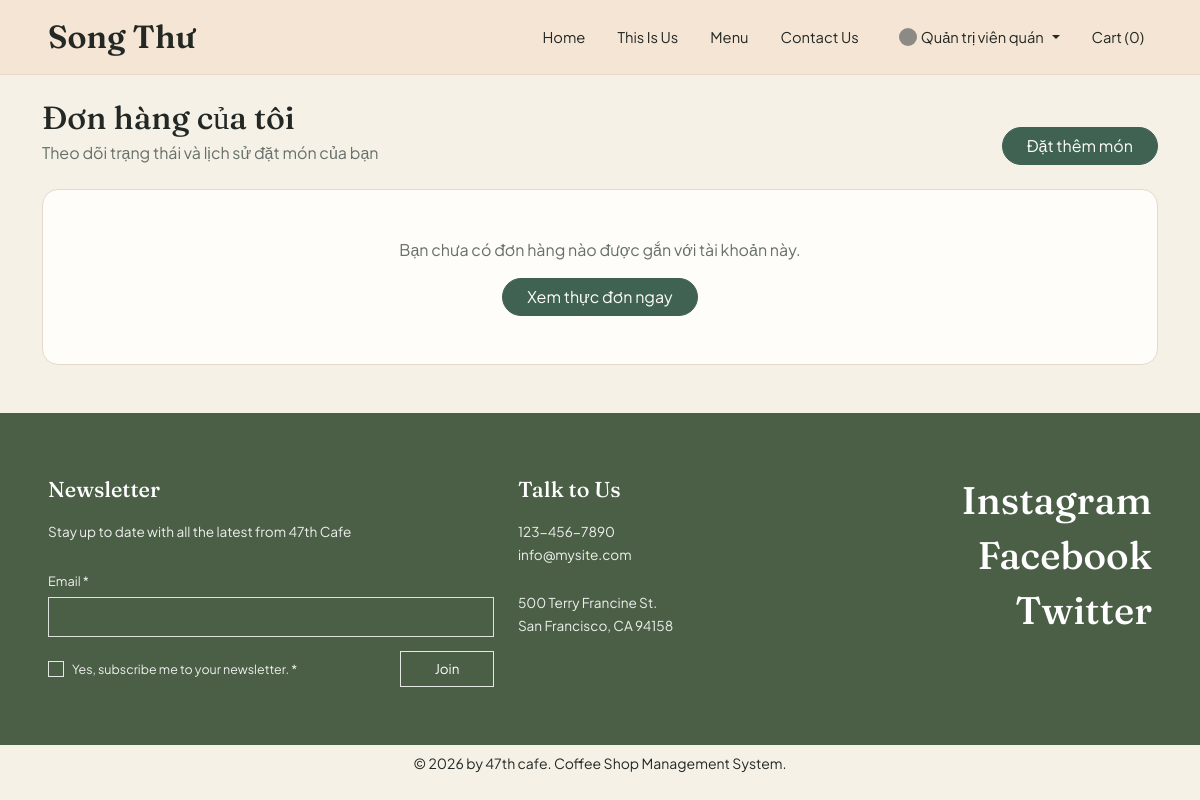
Page /?c=order&a=index (signed in) on the earlier database version.
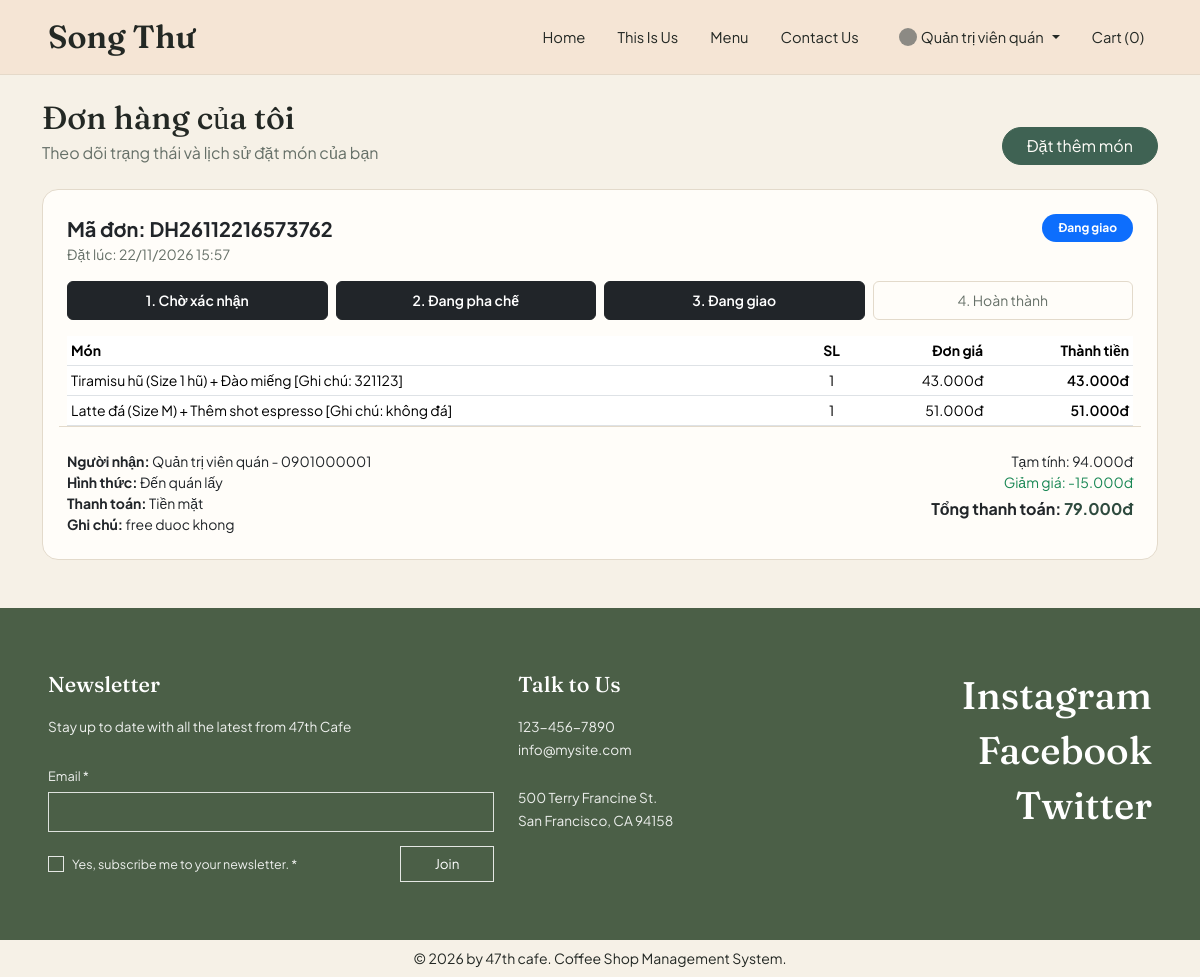
Same page on the later database version.
### tables this page shows
CREATE TABLE `don_hang` (
  `id` int(10) UNSIGNED NOT NULL,
  `ma_don_hang` varchar(30) NOT NULL,
  `nguoi_dung_id` int(10) UNSIGNED DEFAULT NULL,
  `ma_giam_gia_id` int(10) UNSIGNED DEFAULT NULL,
  `ten_nguoi_nhan` varchar(100) NOT NULL,
  `sdt_nguoi_nhan` varchar(20) NOT NULL,
  `hinh_thuc_nhan` enum('giao_tan_noi','den_quan_lay') NOT NULL DEFAULT 'giao_tan_noi',
  `dia_chi_giao` text DEFAULT NULL,
  `phuong_thuc_thanh_toan` enum('tien_mat','chuyen_khoan') NOT NULL DEFAULT 'tien_mat',
  `tam_tinh` decimal(12,2) NOT NULL DEFAULT 0.00,
  `tien_giam` decimal(12,2) NOT NULL DEFAULT 0.00,
  `tong_thanh_toan` decimal(12,2) NOT NULL DEFAULT 0.00,
  `trang_thai_don` enum('cho_xac_nhan','dang_pha_che','dang_giao','hoan_thanh','da_huy') NOT NULL DEFAULT 'cho_xac_nhan',
  `da_tru_kho` tinyint(1) NOT NULL DEFAULT 0,
  `ghi_chu` text DEFAULT NULL,
  `ngay_tao` timestamp NOT NULL DEFAULT current_timestamp()
);

CREATE TABLE `chi_tiet_don_hang` (
  `id` int(10) UNSIGNED NOT NULL,
  `don_hang_id` int(10) UNSIGNED NOT NULL,
  `san_pham_id` int(10) UNSIGNED NOT NULL,
  `bien_the_id` int(10) UNSIGNED DEFAULT NULL,
  `ten_san_pham` varchar(150) NOT NULL,
  `ten_size` varchar(30) DEFAULT NULL,
  `don_gia` decimal(10,2) NOT NULL DEFAULT 0.00,
  `so_luong` int(10) UNSIGNED NOT NULL DEFAULT 1,
  `thanh_tien` decimal(12,2) NOT NULL DEFAULT 0.00
);

### controllers/OrderController.php (called while the page is built, shortened)
<?php
function orderIndex(): void
{
    $userId = (int) $_SESSION['user']['id'];
    $pdo = db_connect();
    $stmtOrders = $pdo->prepare(
        "SELECT id, ma_don_hang, ten_nguoi_nhan, sdt_nguoi_nhan,
                hinh_thuc_nhan, dia_chi_giao, phuong_thuc_thanh_toan,
                tam_tinh, tien_giam, tong_thanh_toan, trang_thai_don,
                ghi_chu, ngay_tao
         FROM don_hang
         WHERE nguoi_dung_id = :user_id
         ORDER BY ngay_tao DESC, id DESC"
    );
    $stmtOrders->execute([':user_id' => $userId]);
    $orders = $stmtOrders->fetchAll();
    $itemsByOrder = [];
    if (!empty($orders)) {
        $orderIds = array_map(static fn($row) => (int) $row['id'], $orders);
        $placeholders = implode(',', array_fill(0, count($orderIds), '?'));
        $stmtItems = $pdo->prepare(
            "SELECT don_hang_id, ten_san_pham, ten_size, don_gia, so_luong, thanh_tien
             FROM chi_tiet_don_hang
             WHERE don_hang_id IN ($placeholders)
             ORDER BY id ASC"
        );
        $stmtItems->execute($orderIds);
        foreach ($stmtItems->fetchAll() as $item) {
            $oid = (int) $item['don_hang_id'];
            $itemsByOrder[$oid][] = $item;
        }
    }
    render('order/index', [
        'pageTitle' => 'Đơn hàng của tôi - 47th cafe',
        'orders' => $orders,
        'itemsByOrder' => $itemsByOrder,
    ]);
}

### index.php (called while the page is built, shortened)
<?php
require_once __DIR__ . '/core/view.php';
$controller = $_GET['c'] ?? 'home';
$action = $_GET['a'] ?? 'index';
$controllerSlug = preg_replace('/[^a-zA-Z0-9_]/', '', strtolower($controller));
$actionSlug = preg_replace('/[^a-zA-Z0-9_]/', '', $action);
$handlerFunc = $controllerSlug . ucfirst($actionSlug);
$handlerFunc();

### views/order/index.php (the view, shortened to what the changed rows need)
<?php
$statusMeta = [
    'cho_xac_nhan' => ['label' => 'Chờ xác nhận', 'badge' => 'bg-warning text-dark', 'step' => 1],
    'dang_pha_che' => ['label' => 'Đang pha chế', 'badge' => 'bg-info text-dark', 'step' => 2],
    'dang_giao'    => ['label' => 'Đang giao',    'badge' => 'bg-primary', 'step' => 3],
    'hoan_thanh'   => ['label' => 'Hoàn thành',   'badge' => 'bg-success', 'step' => 4],
    'da_huy'       => ['label' => 'Đã hủy',       'badge' => 'bg-danger', 'step' => 0],
];
$steps = [
    1 => 'Chờ xác nhận',
    2 => 'Đang pha chế',
    3 => 'Đang giao',
    4 => 'Hoàn thành',
];
?>
<div class="d-flex flex-wrap justify-content-between align-items-end gap-2 mb-4">
    <div>
        <h1 class="h2 mb-1">Đơn hàng của tôi</h1>
    </div>
</div>
<?php if (empty($orders)): ?>
    <div class="card card-coffee p-5 text-center">
        <p class="text-coffee-muted mb-3">Bạn chưa có đơn hàng nào được gắn với tài khoản này.</p>
        <div>
            <a href="<?= BASE_URL ?>/?c=home&a=menu" class="btn btn-moss rounded-pill px-4">
                Xem thực đơn ngay
            </a>
        </div>
    </div>
<?php else: ?>
    <div class="vstack gap-4">
        <?php foreach ($orders as $order): ?>
            <?php
            $orderId = (int) $order['id'];
            $statusKey = (string) ($order['trang_thai_don'] ?? 'cho_xac_nhan');
            $meta = $statusMeta[$statusKey] ?? ['label' => $statusKey, 'badge' => 'bg-secondary', 'step' => 1];
            $currentStep = (int) $meta['step'];
            $orderItems = $itemsByOrder[$orderId] ?? [];
            ?>
            <div class="card card-coffee p-4">
                <div class="d-flex flex-wrap justify-content-between align-items-start gap-2 mb-3">
                    <div>
                        <div class="fw-bold fs-5">
                            Mã đơn: <?= htmlspecialchars((string) $order['ma_don_hang']) ?>
                        </div>
                        <div class="small text-coffee-muted">
                            Đặt lúc: <?= date('d/m/Y H:i', strtotime((string) $order['ngay_tao'])) ?>
                        </div>
                    </div>
                    <span class="badge rounded-pill px-3 py-2 <?= $meta['badge'] ?>">
                        <?= htmlspecialchars($meta['label']) ?>
                    </span>
                </div>
                <?php if ($statusKey !== 'da_huy'): ?>
                    <div class="row g-2 mb-3">
                        <?php foreach ($steps as $stepNum => $stepLabel): ?>
                            <?php $active = $stepNum <= $currentStep; ?>
                            <div class="col-6 col-md-3">
                                <div class="p-2 rounded text-center small border <?= $active ? 'bg-dark text-white border-dark fw-semibold' : 'text-coffee-muted border-coffee-soft' ?>">
                                    <?= $stepNum ?>. <?= htmlspecialchars($stepLabel) ?>
                                </div>
                            </div>
                        <?php endforeach; ?>
                    </div>
                <?php endif; ?>
                <div class="table-responsive mb-3">
                    <table class="table table-sm align-middle mb-0">
                        <thead>
                            <tr class="small text-coffee-muted">
                                <th>Món</th>
                                <th class="text-center">SL</th>
                                <th class="text-end">Đơn giá</th>
                                <th class="text-end">Thành tiền</th>
                            </tr>
                        </thead>
                        <tbody>
                            <?php foreach ($orderItems as $item): ?>
                                <tr>
                                    <td class="small"><?= htmlspecialchars((string) $item['ten_san_pham']) ?></td>
                                    <td class="small text-center"><?= (int) $item['so_luong'] ?></td>
                                    <td class="small text-end"><?= format_vnd((float) $item['don_gia']) ?></td>
                                    <td class="small text-end fw-semibold"><?= format_vnd((float) $item['thanh_tien']) ?></td>
                                </tr>
                            <?php endforeach; ?>
                        </tbody>
                    </table>
                </div>
                <div class="row g-3 pt-2 border-top border-coffee-soft small">
                    <div class="col-md-7">
                        <div>
                            <strong>Người nhận:</strong>
                            <?= htmlspecialchars((string) $order['ten_nguoi_nhan']) ?> - <?= htmlspecialchars((string) $order['sdt_nguoi_nhan']) ?>
                        </div>
                        <div>
                            <strong>Hình thức:</strong>
                            <?= $order['hinh_thuc_nhan'] === 'den_quan_lay' ? 'Đến quán lấy' : 'Giao tận nơi' ?>
                        </div>
                        <div>
                            <strong>Thanh toán:</strong>
                            <?= $order['phuong_thuc_thanh_toan'] === 'chuyen_khoan' ? 'Chuyển khoản' : 'Tiền mặt' ?>
                        </div>
                        <?php if (!empty($order['ghi_chu'])): ?>
                            <div>
                                <strong>Ghi chú:</strong> <?= htmlspecialchars((string) $order['ghi_chu']) ?>
                            </div>
                        <?php endif; ?>
                    </div>
                    <div class="col-md-5 text-md-end">
                        <div>Tạm tính: <?= format_vnd((float) $order['tam_tinh']) ?></div>
                        <?php if ((float) $order['tien_giam'] > 0): ?>
                            <div class="text-success">Giảm giá: -<?= format_vnd((float) $order['tien_giam']) ?></div>
                        <?php endif; ?>
                        <div class="fs-6 fw-bold mt-1">
                            Tổng thanh toán: <span class="price-moss"><?= format_vnd((float) $order['tong_thanh_toan']) ?></span>
                        </div>
                    </div>
                </div>
            </div>
        <?php endforeach; ?>
    </div>
<?php endif; ?>

Differences in the rows shown:
added don_hang: ma_don_hang "DH26112216573762", ngay_tao "22/11/2026 15:57", trang_thai_don "Đang giao", stepNum "1", stepLabel "Chờ xác nhận", stepNum "2", stepLabel "Đang pha chế", stepNum "3", stepLabel "Đang giao", stepNum "4", stepLabel "Hoàn thành", ten_nguoi_nhan "Quản trị viên quán", sdt_nguoi_nhan "0901000001", hinh_thuc_nhan "Đến quán lấy", phuong_thuc_thanh_toan "Tiền mặt", ghi_chu "free duoc khong", tam_tinh "94.000đ", tien_giam "15.000đ", tong_thanh_toan "79.000đ"
added chi_tiet_don_hang: ten_san_pham "Tiramisu hũ (Size 1 hũ) + Đào miếng [Ghi chú: 321123]", so_luong "1", don_gia "43.000đ", thanh_tien "43.000đ"
added chi_tiet_don_hang: ten_san_pham "Latte đá (Size M) + Thêm shot espresso [Ghi chú: không đá]", so_luong "1", don_gia "51.000đ", thanh_tien "51.000đ"
Other differences:
text no longer shown: "Bạn chưa có đơn hàng nào được gắn với tài khoản này. Xem thực đơn ngay"
